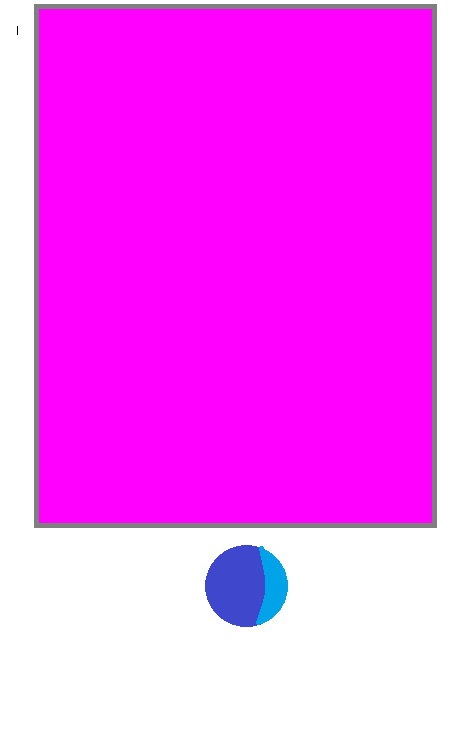
#> input picture mirror.png, 464 x 756 px
$ python drosteMaker.py
#> lines starting #> are read from the running program, lines starting #| are printed output that depends on the picture
from PIL import Image


def makeDroste(baseImage, stopAfter=10):
	# If baseImage is a string of an image filename, load that image:
#> called with baseImage = 'mirror.png', stopAfter = 10
	if isinstance(baseImage, str):
		baseImage = Image.open(baseImage)
#> baseImage is the input picture: PIL image 464x756 RGBA; mean R, G, B, A 248.5, 102.4, 251, 255

	if stopAfter == 0:
		# BASE CASE
		return baseImage

	# The magenta color has max red/blue/alpha, zero green:
	if baseImage.mode == 'RGBA':
		magentaColor = (255, 0, 255, 255)
	elif baseImage.mode == 'RGB':
		magentaColor = (255, 0, 255)

	# Find the dimensions of the base image and its magenta area:
	baseImageWidth, baseImageHeight = baseImage.size
#> baseImageWidth = 464; baseImageHeight = 756
	magentaLeft = None
	magentaRight = None
	magentaTop = None
	magentaBottom = None

	for x in range(baseImageWidth):
		for y in range(baseImageHeight):
			if baseImage.getpixel((x, y)) == magentaColor:
				if magentaLeft is None or x < magentaLeft:
					magentaLeft = x
				if magentaRight is None or x > magentaRight:
					magentaRight = x
				if magentaTop is None or y < magentaTop:
					magentaTop = y
				if magentaBottom is None or y > magentaBottom:
					magentaBottom = y
#> after the loop, magentaBottom = 522; magentaLeft = 39; magentaRight = 431; magentaTop = 9
	if magentaLeft is None:
		# BASE CASE - No magenta pixels are in the image.
		return baseImage

	# Get a resized version of the base image:
	magentaWidth = magentaRight - magentaLeft + 1
#> magentaWidth = 393
	magentaHeight = magentaBottom - magentaTop + 1
#> magentaHeight = 514
	baseImageAspectRatio = baseImageWidth / baseImageHeight
#> baseImageAspectRatio = 0.614
	magentaAspectRatio = magentaWidth / magentaHeight
#> magentaAspectRatio = 0.765

	if baseImageAspectRatio < magentaAspectRatio:
		# Make the resized width match the width of the magenta area:
		widthRatio = magentaWidth / baseImageWidth
#> widthRatio = 0.847
		resizedImage = baseImage.resize((magentaWidth,
		int(baseImageHeight * widthRatio) + 1), Image.NEAREST)
	else:
		# Make the resized height match the height of the magenta area:
		heightRatio = magentaHeight / baseImageHeight
		resizedImage = baseImage.resize((int(baseImageWidth *
		heightRatio) + 1, magentaHeight), Image.NEAREST)

	# Replace the magenta pixels with the smaller, resized image:
	for x in range(magentaLeft, magentaRight + 1):
		for y in range(magentaTop, magentaBottom + 1):
			if baseImage.getpixel((x, y)) == magentaColor:
				pix = resizedImage.getpixel((x - magentaLeft, y - magentaTop))
				baseImage.putpixel((x, y), pix)
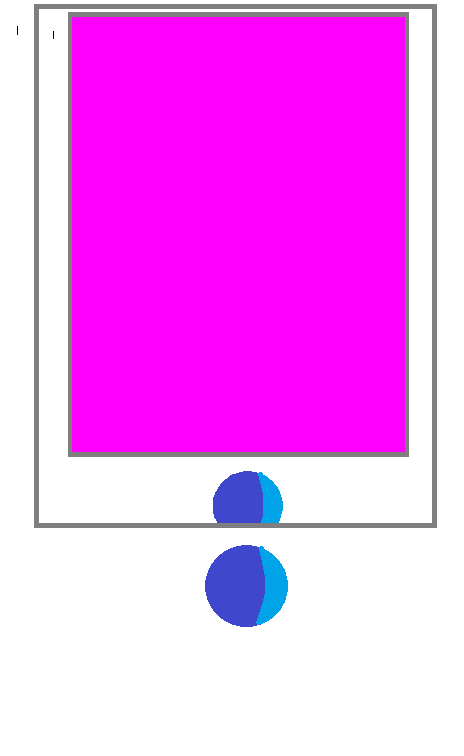
#> baseImage: PIL image 464x756 RGBA; mean R, G, B, A 244.1, 140, 248.1, 255

	# RECURSIVE CASE:
	return makeDroste(baseImage, stopAfter=stopAfter - 1)
#> call 2 of makeDroste, with stopAfter = 9
#> after the loop in makeDroste (call 2), `for x in range(magentaLeft, magentaRight + 1):`:
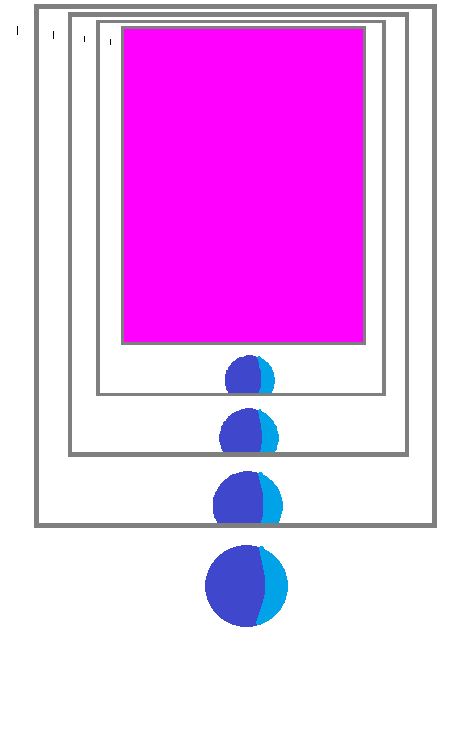
#> baseImage: PIL image 464x756 RGBA; mean R, G, B, A 238.9, 186.3, 244.7, 255
#> call 3 of makeDroste, with stopAfter = 8
#> in makeDroste (call 3), `resizedImage = baseImage.resize((magentaWidth, int(baseImageHeight * w..`:
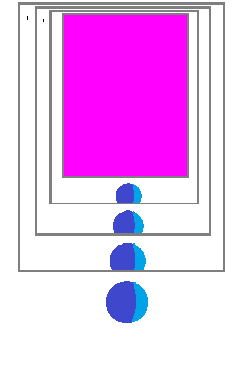
#> resizedImage: PIL image 239x390 RGBA; mean R, G, B, A 238.6, 186.2, 244.4, 255
#> after the loop in makeDroste (call 3), `for x in range(magentaLeft, magentaRight + 1):`:
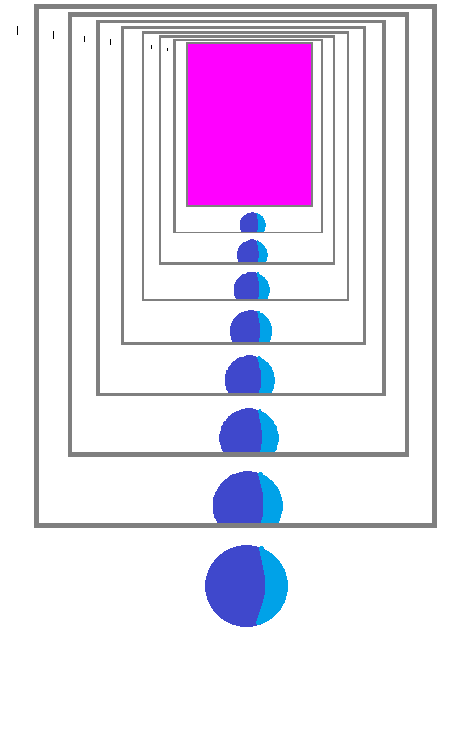
#> baseImage: PIL image 464x756 RGBA; mean R, G, B, A 234.7, 222.5, 241.9, 255
#> call 4 of makeDroste, with stopAfter = 7
#> in makeDroste (call 4), `resizedImage = baseImage.resize((magentaWidth, int(baseImageHeight * w..`:
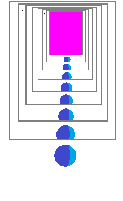
#> resizedImage: PIL image 123x201 RGBA; mean R, G, B, A 233.4, 221.4, 240.5, 255
#> after the loop in makeDroste (call 4), `for x in range(magentaLeft, magentaRight + 1):`:
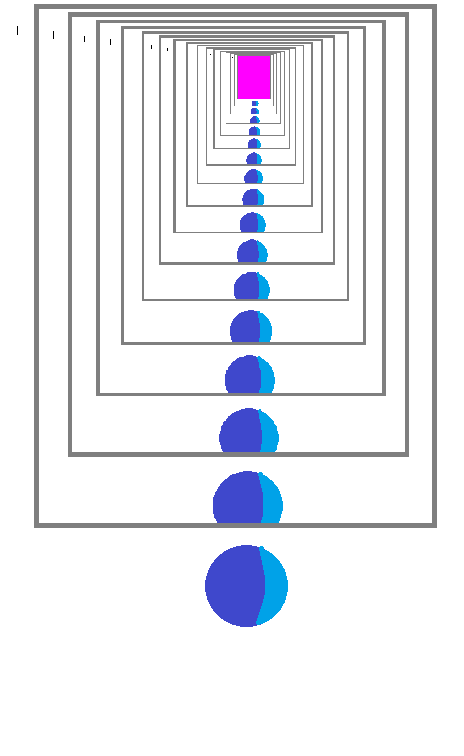
#> baseImage: PIL image 464x756 RGBA; mean R, G, B, A 233.3, 234.6, 240.9, 255
#> in makeDroste (call 5), `resizedImage = baseImage.resize((magentaWidth, int(baseImageHeight * w..`:
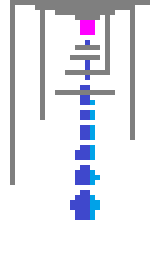
#> resizedImage: PIL image 32x53 RGBA (shown 5 times larger); mean R, G, B, A 230.9, 231.8, 238.5, 255


recursiveImage = makeDroste('mirror.png')
recursiveImage.save('mirror-recursive.png')
recursiveImage.show()
